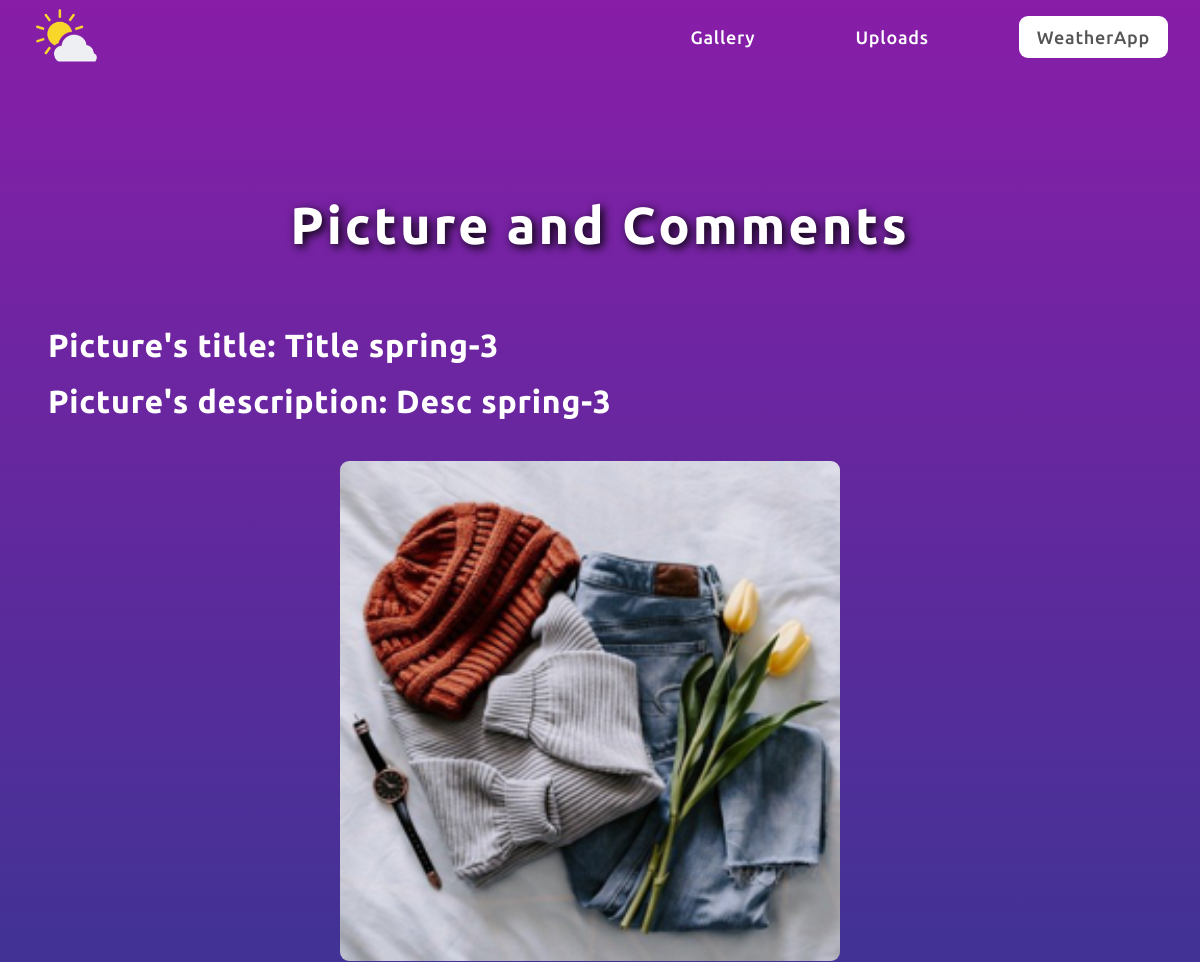
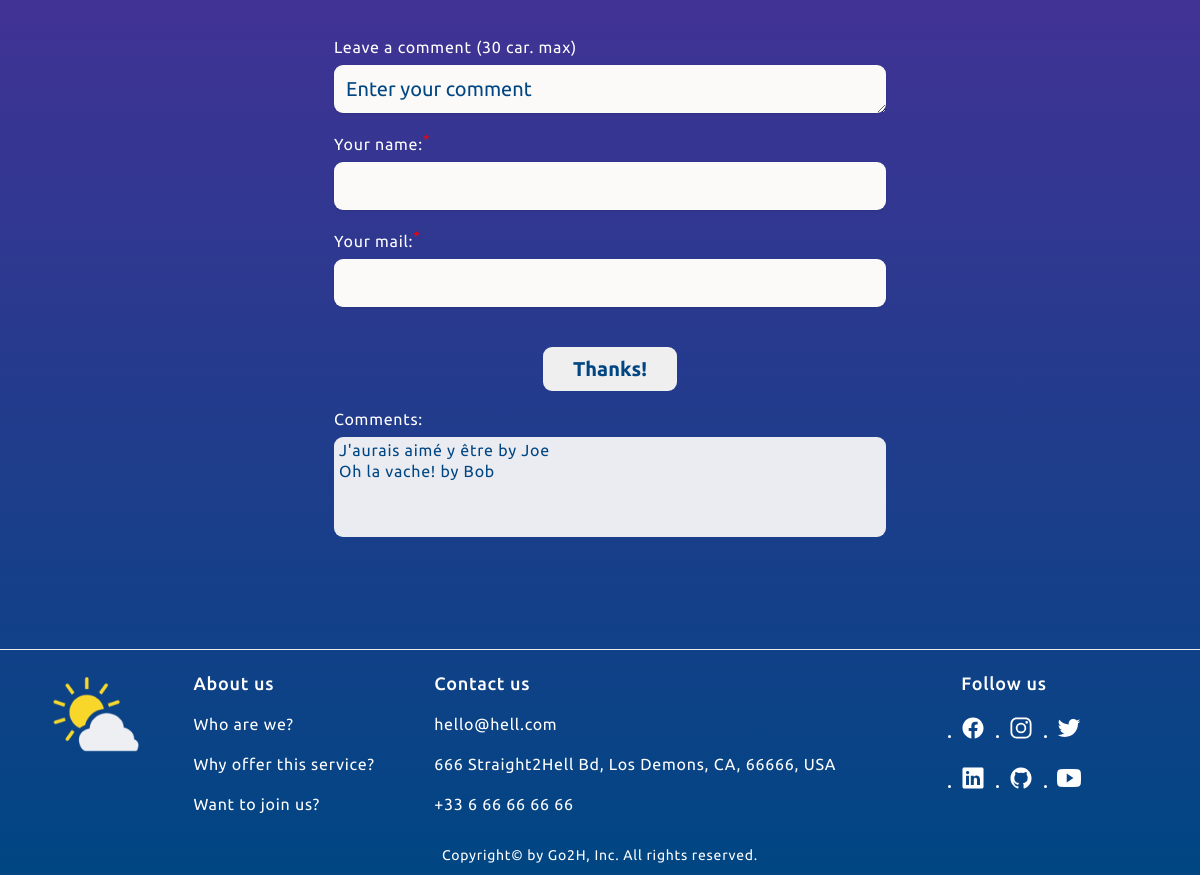
The app's page /showpicture/spring-3.png with its own data (2 pictures, top to bottom).
### tables this page shows
CREATE TABLE pictures (id INTEGER PRIMARY KEY AUTOINCREMENT,
                name VARCHAR(200) NOT NULL,
                title VARCHAR(20) NOT NULL,
                description VARCHAR(70) NOT NULL,
                path VARCHAR(100) NOT NULL,
                date DATE NOT NULL,
                category_id INTEGER,
                    CONSTRAINT fk_categories
                    FOREIGN KEY (category_id)
                    REFERENCES categories(category_id));

CREATE TABLE comments
                            (id INTEGER PRIMARY KEY AUTOINCREMENT,
                            comment VARCHAR(200) NOT NULL,
                            user_name VARCHAR(100) NOT NULL,
                            user_mail VARCHAR(25) NOT NULL,
                            picture_id INTEGER,
                            CONSTRAINT fk_pictures
                                FOREIGN KEY (picture_id)
                                REFERENCES pictures(picture_id));

### app.py (the view, shortened to what this page needs)
@app.route("/showpicture/<filename>", methods=["GET", "POST"])
def f_show_given(filename):
    db = f_get_db()
    cursor_picture = db.execute(
        "SELECT id, title, description, path \
            FROM pictures p WHERE p.path = (?)",
        [filename])
    given_picture = cursor_picture.fetchone()
    cursor_comments = db.execute(
        "SELECT comment, user_name, user_mail \
            FROM comments WHERE picture_id = (?) \
                ORDER BY id DESC",
        [given_picture[0]])
    liste_comments = []
    for comment in cursor_comments:
        liste_comments.append([comment[0], comment[1], comment[2]])
    return render_template(
        "showpicture.html", given_picture=given_picture[3],
        given_title=given_picture[1], given_desc=given_picture[2],
        given_comments=liste_comments)

### app.py (called while the page is built)
def f_get_db():
    db = getattr(g, '_database', None)
    if db is None:
        db = g._database = sqlite3.connect(DATABASE)
    return db

### templates/showpicture.html
{% extends "layout.html" %} {% block styles %}
<link
  rel="stylesheet"
  href="{{ url_for('static', filename='css/showpicture.css') }}"
/>
{% endblock %} {% block header %}
<ul class="main-nav-list">
  <li><a href="/showgallery" class="main-nav-link">Gallery</a></li>
  <li>
    <a href="/uploads" class="main-nav-link">Uploads</a>
  </li>
  <li>
    <a
      href="/#top-weather-app"
      class="main-nav-link nav-weather-app"
      title="Back to WeatherApp"
      >WeatherApp</a
    >
  </li>
</ul>
{% endblock %} {% block main %}
<h2 class="heading-primary title-showpicture">Picture and Comments</h2>
<p class="heading-secondary">Picture's title: {{ given_title }}</p>
<p class="heading-secondary">Picture's description: {{ given_desc }}</p>
<section class="showpicture">
  <figure class="img-container">
    <img
      src="../{{ config['UPLOAD_FOLDER'] }}/{{ given_picture }}"
      alt="{{ given_desc }}"
      width="170"
      height="170"
      class="show-img"
    />
  </figure>
  <form class="comments-container" method="post">
    <div class="comments-area">
      <label for="comment_given_picture" class="form-label">
        Leave a comment (30 car. max)
      </label>
      <textarea
        id="comment_given_picture"
        name="comment_given_picture"
        rows="1"
        placeholder="Enter your comment"
        maxlength="30"
      ></textarea>
    </div>
    <div class="comments-area">
      <label for="user_name" class="form-label">
        Your name:<span class="required-info"><sup>*</sup></span>
      </label>
      <input type="text" id="user_name" name="user_name" required />
    </div>
    <div class="comments-area">
      <label for="user_mail" class="form-label">
        Your mail:<span class="required-info"><sup>*</sup></span>
      </label>
      <input type="email" id="user_mail" name="user_mail" required />
    </div>
    <div class="comments-button">
      <button class="btn" type="submit" aria-label="To submit">Thanks!</button>
    </div>
    {% if given_comments %}
    <p>Comments:</p>
    <div class="comments-text-container">
      {% for comment in given_comments %}
      <p class="comments-text">{{ comment[0] }} by {{ comment[1] }}</p>
      {% endfor %}
    </div>
    {% endif %}
  </form>
</section>
{% endblock %}

### css/general.css (style rules this page uses)
* { margin: 0; padding: 0; box-sizing: border-box; }
html { font-size: 62.5%; overflow-x: hidden; }
body { line-height: 1; letter-spacing: 0.75px; color: white; font-family: "Ubuntu", sans-serif; background: linear-gradient(to top, #004683, #881da8); transition: all 0.3s; overflow-x: hidden; }
.layout { display: grid; grid: "header" auto "main" 1fr "footer" auto / 1fr; gap: 1.8rem; }
.heading-primary, .heading-secondary, .heading-tertiary { font-weight: 700; }
.heading-primary { text-align: center; font-size: 5.2rem; line-height: 1.05; padding: 3.2rem 0 5.2rem 0; }
.heading-secondary { font-size: 3.2rem; margin: 2.4rem 0; }
img { width: 100%; height: auto; }
.btn, .btn:link, .btn:visited { display: inline-block; text-decoration: none; font-size: 2.4rem; font-weight: 600; margin-left: 4rem; padding: 1.6rem 3.2rem; border-radius: 9px; border: none; cursor: pointer; font-family: inherit; transition: all 0.3s; }

### css/styles.css (style rules this page uses)
.main-nav-list { list-style: none; display: flex; align-items: center; gap: 12rem; }
.main-nav-list:first-child { margin-left: 1.8rem; }
.main-nav-link:link, .main-nav-link:visited { display: inline-block; padding: 1rem; text-decoration: none; color: inherit; font-weight: 500; font-size: 2.4rem; transition: all 0.3s; }
.main-nav-link.nav-weather-app:link, .main-nav-link.nav-weather-app:visited { padding: 1.2rem 1.8rem; border-radius: 9px; background-color: #fff; color: #555; }

### css/queries.css (style rules this page uses)
@media (max-width: 81em) { .main-nav-list { gap: 8rem; } }
@media (max-width: 81em) { .main-nav-link:link, .main-nav-link:visited { font-size: 1.8rem; } }

### static/css/showpicture.css (style rules this page uses)
.title-showpicture { text-shadow: 0.3rem 0.3rem 1rem black; letter-spacing: 0.3rem; }
.showpicture { display: flex; justify-content: center; align-items: center; }
.img-container { display: flex; justify-content: center; align-items: center; padding: 2rem 4rem 2rem 2rem; }
.show-img { height: 50rem; width: 50rem; border-radius: 9px; object-fit: cover; display: block; max-width: 100%; }
.comments-container { text-align: left; margin: 2rem 2rem 2rem 4rem; display: flex; flex-direction: column; width: 50%; }
.comments-area { display: flex; flex-direction: column; justify-content: flex-start; align-items: flex-start; padding-bottom: 2rem; }
.comments-button button { margin: 2rem auto 2rem auto; display: block; color: #004683; font-size: 2rem; padding: 1rem 3rem; }
.comments-text-container { background-color: rgb(234, 236, 241); width: 100%; height: 10rem; border-radius: 9px; color: #004683; font-size: 1.6rem; overflow: scroll; }
.form-label { display: block; margin-bottom: 1rem; font-size: 1.6rem; }
.required-info { color: red; }
.comments-container textarea, .comments-container input { width: 100%; padding: 1.2rem; font-size: 2rem; font-family: inherit; color: #004683 !important; border: none; background-color: #fcfaf8 !important; border-radius: 9px; box-shadow: 0 1px 2px rgba(0, 0, 0, 0.1); }
.comments-container textarea::placeholder, .comments-container textarea:placeholder-shown { color: #004683; background-color: #fcfaf8 !important; }
.comments-container > p { font-size: 1.6rem; margin-bottom: 1rem; }
.comments-text { padding: 0.5rem 0.5rem 0 0.5rem; }
.comments-text-container p:last-child { padding-bottom: 0.5rem; }
@media (max-width: 81em) { .showpicture { flex-direction: column; } }

### records on screen
pictures: title "Title spring-3", description "Desc spring-3", path (picture)
comments: comment "J'aurais aimé y être", user_name "Joe"
comments: comment "Oh la vache!", user_name "Bob"
